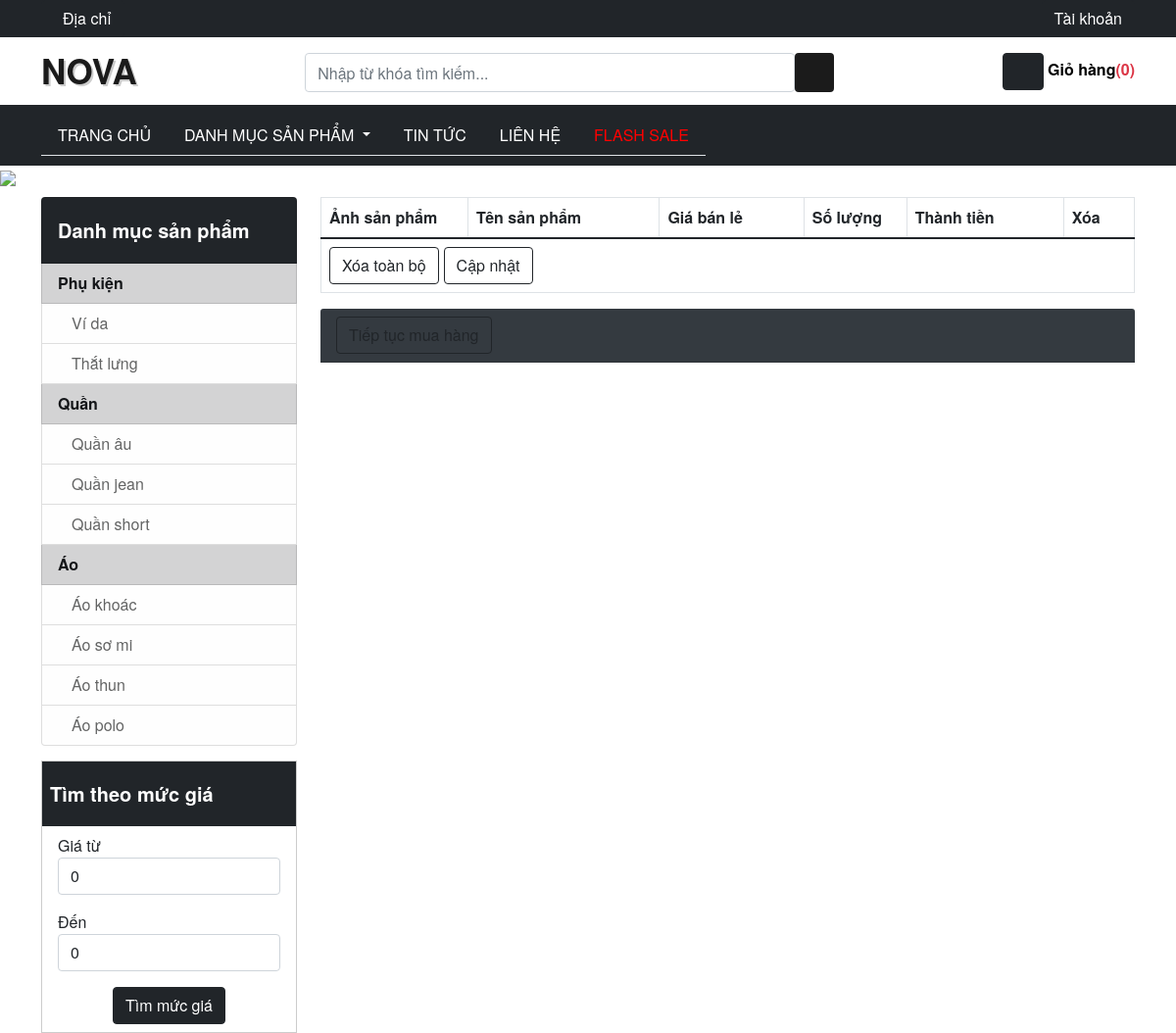
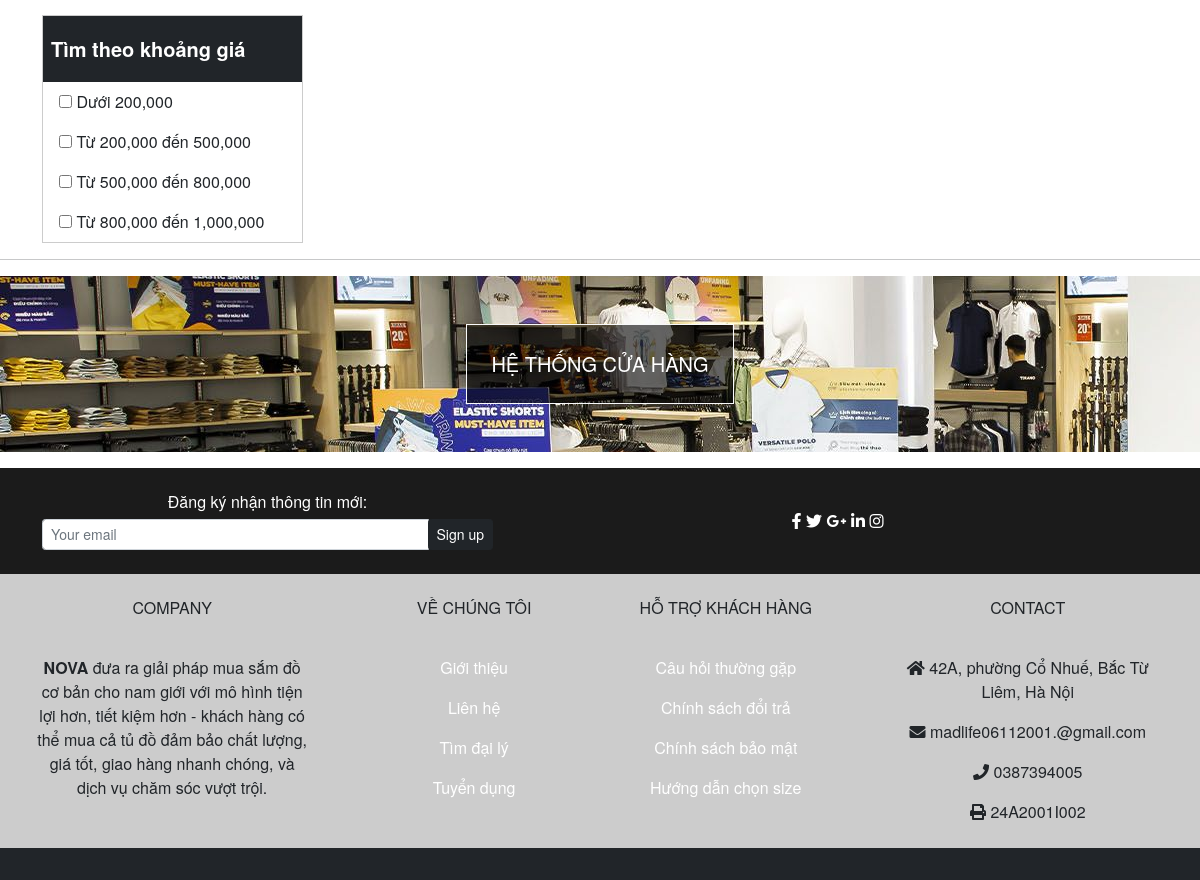
The app's page /index.php?controller=cart with its own data (2 pictures, top to bottom).
### tables this page shows
CREATE TABLE `categories` (
  `id` int(11) NOT NULL,
  `name` varchar(500) NOT NULL,
  `parent_id` int(11) NOT NULL
);

### controllers/CartController.php (called while the page is built, shortened)
<?php
	class CartController extends Controller{
		public function index(){
			$this->loadView("CartView.php");
		}
	}
 ?>

### views/HeaderView.php (the view, shortened to what this page needs)
<div id="topbar">
  <div class="container d-flex justify-content-between">
    <div class="topbar d-flex ml-5">
      <div class="address mr-3">
        <button class="btn btn-dark">
          <a href="index.php?controller=contact">
          <i class="fal fa-map-marker-alt"></i>
          Địa chỉ
          </a>
        </button>
      </div>
    </div>
    <div class="topbar d-flex mr-5">
      <div class="dropdown">
        <button class="btn btn-dark" type="button" id="dropdownMenuButton" data-toggle="dropdown" aria-haspopup="true" aria-expanded="false">
          <i class="fal fa-home-alt"></i>Tài khoản
        </button>
      </div>
    </div>
  </div>
</div>
<div class="d-flex mt-2 mb-2 container justify-content-between">
  <div id="logo mt-2">
    <a class="logo d-block col-1" href="index.php">NOVA</a>
  </div>
  <div class="search d-flex mt-2 position-relative">
    <input type="text" autocomplete="off" value="" placeholder="Nhập từ khóa tìm kiếm..." id="key" class="input-control form-control" style="width: 500px; height: 40px; ">
    <button style="background-color: #1b1b1b; color: white; height: 40px; width: 40px;" type="submit" class="btn" > <i class="fa fa-search" style="font-weight: 500;" id="btnSearch"></i> </button>
  </div>
  <?php
  $ProductNumberCart = 0;
 ?>
  <div class="cart mt-2">
    <a id="cart">
      <button class="btn btn-dark">
        <i class="far fa-shopping-cart"></i>
      </button>
      Giỏ hàng<span class="text-danger">(<?php echo $ProductNumberCart; ?>)</span>
    </a>
  </div>
</div>
<nav class="navbar d-flex" id="myNavbar">
  <div class="container">
    <ul class="nav nav-tabs  justify-content-center">
      <li class="nav-item"><a class="nav-link" href="index.php">Trang chủ</a></li>
      <li class="nav-item dropdown-hover">
        <a class="nav-link dropdown-toggle" href="#" id="navbarDropdown" role="button" data-toggle="dropdown" aria-haspopup="true" aria-expanded="false">
          Danh mục sản phẩm
        </a>
      </li>
      <li class="nav-item"><a class="nav-link" href="index.php?controller=news">Tin Tức</a></li>
      <li class="nav-item"><a class="nav-link" href="index.php?controller=contact">Liên hệ</a></li>
      <li class="nav-item"><a class="nav-link" href="index.php?controller=sales" style="color: red;">Flash Sale</a></li>
    </ul>
  </div>
</nav>

### views/LayoutTrangTrong.php (shortened to what this page needs)
<!DOCTYPE html>
<html>
<head>
  <link rel="stylesheet" href="https://pro.fontawesome.com/releases/v5.10.0/css/all.css"/>
  <link rel="stylesheet" type="text/css" href="assets/frontend/Lib/bootstrap-5.1.3-dist/css/bootstrap.css">
  <link rel="stylesheet" type="text/css" href="assets/frontend/css/homepage.css">
</head>
<body>
  <header>
    <?php include "views/HeaderView.php"; ?>
  </header>
  <div style="width: 100%;"><img style="width: 100%;" src="assets/frontend/Images/Banner.jpg"></div>
  <main class="mt-0">
    <div class="container mt-2">
      <div class="row">
        <div class="col-md-3">
          <div class="list-group">
            <a href="#" class="list-group-item list-group-item-action bg-dark text-white" style="font-size: 20px; line-height: 50px; color: #fff; font-weight: 700;">Danh mục sản phẩm</a>
            <?php
              $db = Connection::getInstance();
              $query = $db->query("select * from categories where parent_id=0 order by id desc");
              $categories = $query->fetchAll();
             ?>
             <?php foreach($categories as $rows): ?>
            <a href="index.php?controller=products&action=category&id=<?php echo $rows->id; ?>" class="list-group-item list-group-item-action list-group-item-dark" style="font-weight: bold;"><?php echo $rows->name; ?></a>
            <?php
              $querySub = $db->query("select * from categories where parent_id={$rows->id} order by id desc");
              $categoriesSub = $querySub->fetchAll();
             ?>
           <?php foreach($categoriesSub as $rowsSub): ?>
            <a href="index.php?controller=products&action=category&id=<?php echo $rowsSub->id; ?>" class="list-group-item list-group-item-action list-group-item-light" style="padding-left: 30px"><?php echo $rowsSub->name; ?></a>
            <?php endforeach; ?>
            <?php endforeach; ?>
          </div>
          <div class="panel panel-default" style="margin-top:15px; border: 1px solid #ccc;">
            <div class="panel-heading bg-dark text-white p-2" style="font-size: 20px; line-height: 50px; color: #fff; font-weight: 700;"> Tìm theo mức giá </div>
            <div class="panel-body">
              <ul class="list-group" style="border:0px;">
                <li class="list-group-item" style="border:0px;">Giá từ &nbsp;&nbsp;
                  <input type="number" min="0" value="0" id="fromPrice" class="form-control" />
                </li>
                <li class="list-group-item" style="border:0px;">Đến &nbsp;&nbsp;&nbsp;&nbsp;&nbsp;
                  <input type="number" min="0" value="0" id="toPrice" class="form-control"/>
                </li>
                <li class="list-group-item" style="border:0px; text-align:center">
                  <input type="button" class="btn btn-dark" value="Tìm mức giá" onclick="location.href = 'index.php?controller=search&action=price&fromPrice=' + document.getElementById('fromPrice').value + '&toPrice=' + document.getElementById('toPrice').value;" />
                </li>
              </ul>
            </div>
          </div>
          <div class="panel panel-default" style="margin-top:15px; border: 1px solid #ccc;">
            <div class="panel-heading bg-dark text-white p-2" style="font-size: 20px; line-height: 50px; color: #fff; font-weight: 700;"> Tìm theo khoảng giá </div>
            <div class="panel-body">
              <ul class="list-group" style="border:0px;">
                <li class="list-group-item" style="border:0px;">
                  <input type="checkbox" id="gia1" onclick="location.href='index.php?controller=search&action=price&fromPrice=0&toPrice=200000';"> <label for="gia1">Dưới 200,000</label>
                </li>
                <li class="list-group-item" style="border:0px;">
                  <input type="checkbox" id="gia2" onclick="location.href='index.php?controller=search&action=price&fromPrice=200000&toPrice=500000';"> <label for="gia2">Từ 200,000 đến 500,000</label>
                </li>
                <li class="list-group-item" style="border:0px;">
                  <input type="checkbox" id="gia3" onclick="location.href='index.php?controller=search&action=price&fromPrice=500000&toPrice=800000';"> <label for="gia2">Từ 500,000 đến 800,000</label>
                </li>
                <li class="list-group-item" style="border:0px;">
                  <input type="checkbox" id="gia4" onclick="location.href='index.php?controller=search&action=price&fromPrice=800000&toPrice=1000000';"> <label for="gia4">Từ 800,000 đến 1,000,000</label>
                </li>
              </ul>
            </div>
          </div>
        </div>
        <div class="col-md-9">
          <?php echo $this->view; ?>
        </div>
      </div>
    </div>
  </main>
  <div class="footer">
    <?php include "views/FooterView.php"; ?>
  </div>
</body>
</html>

### assets/frontend/css/homepage.css (style rules this page uses)
body { margin: 0; padding: 0; font-family: "Helvetica Neue",Helvetica,Arial,sans-serif; overflow-x: hidden; }
a { text-decoration: none; color: #fff; }
#topbar { background-color: #212529; font-size: 14px; padding: 0; }
.navbar { padding: 10px 0; background-color: #212529; z-index: 2; color: #fff; }
.nav-link { text-decoration: none; color: #fff; text-transform: uppercase; font-size: 16px; font-weight: 400; }
.logo { text-decoration: none; font-size: 35px; font-weight: 800; color: #1b1b1b; text-shadow: 2px 2px #ccc; }
.cart { color: #000000; font-weight: bold; }

### views/CartView.php (style rules this page uses)
input { font-size: 18px; }

### records on screen
categories: name "Phụ kiện"
categories: name "Ví da"
categories: name "Thắt lưng"
categories: name "Quần"
categories: name "Quần âu"
categories: name "Quần jean"
categories: name "Quần short"
categories: name "Áo"
categories: name "Áo khoác"
categories: name "Áo sơ mi"
categories: name "Áo thun"
categories: name "Áo polo"

### other values on screen
$ProductNumberCart "0"
